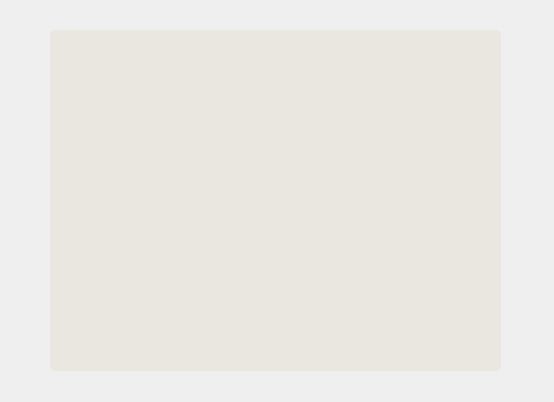
<?xml version="1.0" encoding="UTF-8"?>
<ui version="4.0">
 <class>MainWindow</class>
 <widget class="QMainWindow" name="MainWindow">
  <property name="geometry">
   <rect>
    <x>0</x>
    <y>0</y>
    <width>554</width>
    <height>402</height>
   </rect>
  </property>
  <property name="windowTitle">
   <string>MainWindow</string>
  </property>
  <widget class="QWidget" name="centralwidget">
   <widget class="QFrame" name="frame">
    <property name="geometry">
     <rect>
      <x>50</x>
      <y>30</y>
      <width>451</width>
      <height>341</height>
     </rect>
    </property>
    <property name="styleSheet">
     <string notr="true">Background: rgb(234, 230, 224);
border-radius: 5px;</string>
    </property>
    <property name="frameShape">
     <enum>QFrame::StyledPanel</enum>
    </property>
    <property name="frameShadow">
     <enum>QFrame::Raised</enum>
    </property>
    <widget class="QLabel" name="logoLabel">
     <property name="geometry">
      <rect>
       <x>110</x>
       <y>20</y>
       <width>231</width>
       <height>211</height>
      </rect>
     </property>
     <property name="text">
      <string/>
     </property>
     <property name="pixmap">
      <pixmap resource="Logo.qrc">:/image/logo.png</pixmap>
     </property>
     <property name="scaledContents">
      <bool>true</bool>
     </property>
    </widget>
    <widget class="QLabel" name="splashLabel">
     <property name="geometry">
      <rect>
       <x>200</x>
       <y>250</y>
       <width>51</width>
       <height>51</height>
      </rect>
     </property>
     <property name="text">
      <string/>
     </property>
     <property name="pixmap">
      <pixmap resource="Logo.qrc">:/image/loading_animation.gif</pixmap>
     </property>
     <property name="scaledContents">
      <bool>true</bool>
     </property>
    </widget>
   </widget>
  </widget>
 </widget>
 <resources>
  <include location="Logo.qrc"/>
 </resources>
 <connections/>
</ui>
